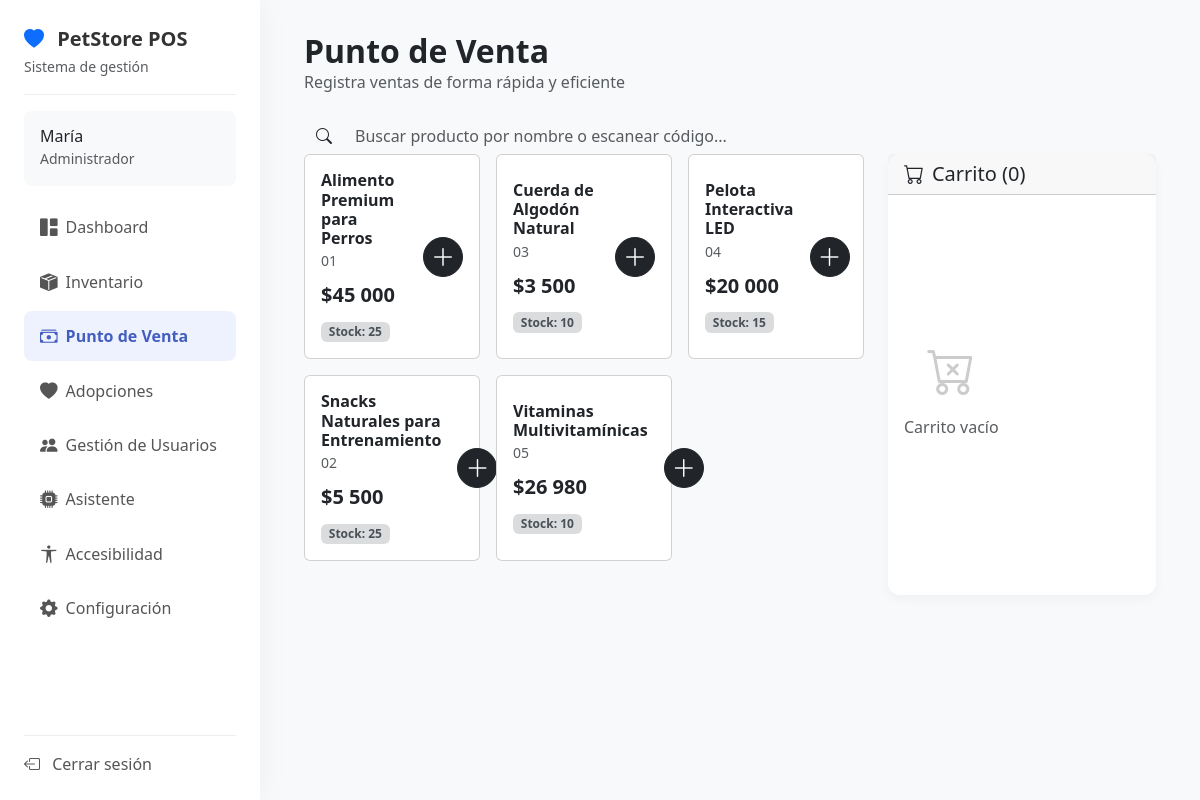
/es/dashboard/pos/ (signed in), run on the app's committed database.
### catalog/models.py (models this page shows, shortened)
class Product(models.Model):
    sku = models.CharField(_("SKU"), max_length=3, unique=True)
    name = models.CharField(_("Nombre"), max_length=120)
    category = models.CharField(_("Categoría"), max_length=8, choices=Category.choices)
    price = models.DecimalField(_("Precio"), max_digits=10, decimal_places=2)
    stock = models.PositiveIntegerField(_("Stock"), default=0)
    description = models.TextField(_("Descripción"), blank=True)
    image = models.ImageField(_("Imagen"), upload_to="products/", blank=True, null=True)
    is_active = models.BooleanField(_("Activo"), default=True)
    created_at = models.DateTimeField(auto_now_add=True)
    class Meta:
        ordering = ["name"]

### dashboard/views.py (the view)
class DashboardPOSView(ListView):
    model = Product
    template_name = "dashboard/pos.html"
    context_object_name = "products"
    def get_queryset(self):
        queryset = super().get_queryset().filter(is_active=True, stock__gt=0)
        query = self.request.GET.get('q')
        if query:
            queryset = queryset.filter(
                models.Q(name__icontains=query) |
                models.Q(sku__icontains=query)
            )
        return queryset.order_by('name')
    def get_context_data(self, **kwargs):
        context = super().get_context_data(**kwargs)
        return context

### templates/dashboard/pos.html (shortened to what this page needs)
{% extends "dashboard/base.html" %}
{% load i18n %}
{% load humanize %}
{% block dashboard_content %}
    <div class="mb-4">
        <h2 class="fw-bold mb-0">{% trans "Punto de Venta" %}</h2>
        <p class="text-muted mb-0">{% trans "Registra ventas de forma rápida y eficiente" %}</p>
    </div>
    <div class_ ="card stat-card mb-4">
        <div class="card-body">
            <form method="get">
                <div class="input-group">
                    <span class="input-group-text bg-light border-0"><i class="bi bi-search"></i></span>
                    <input type="text" name="q" class="form-control bg-light border-0" placeholder="{% trans 'Buscar producto por nombre o escanear código...' %}" value="{{ request.GET.q }}">
                </div>
            </form>
        </div>
    </div>
    <div class="row g-4">
        <div class="col-lg-8">
            <div class="row g-3">
                {% for product in products %}
                <div class="col-md-6 col-xl-4">
                    <div class="card pos-product-card h-100">
                        <div class="card-body d-flex align-items-center">
                            <div class="flex-grow-1">
                                <h6 class="fw-bold mb-0 text-dark">{{ product.name }}</h6>
                                <small class="text-muted">{{ product.sku }}</small>
                                <div class="product-price mt-2 mb-2">${{ product.price|floatformat:0|intcomma }}</div>
                                <span class="badge bg-secondary bg-opacity-25 text-dark-emphasis">
                                    Stock: {{ product.stock }}
                                </span>
                            </div>
                            <div class="ms-3">
                                <button class="btn btn-dark pos-add-btn d-flex align-items-center justify-content-center">
                                    <i class="bi bi-plus-lg"></i>
                                </button>
                            </div>
                        </div>
                    </div>
                </div>
                {% empty %}
                <div class="col-12">
                    <div class="alert alert-info">
                        {% trans "No se encontraron productos activos o en stock." %}
                    </div>
                </div>
                {% endfor %}
            </div>
        </div>
        <div class="col-lg-4">
            <div class="card stat-card">
                <div class="card-header">
                    <h5 class="card-title mb-0">
                        <i class="bi bi-cart me-2"></i>{% trans "Carrito" %} (0)
                    </h5>
                </div>
                <div class="card-body pos-cart-body">
                    <div class="text-center">
                        <i class="bi bi-cart-x" style="font-size: 3rem; color: #ccc;"></i>
                        <p class="text-muted mt-2">{% trans "Carrito vacío" %}</p>
                    </div>
                </div>
                </div>
        </div>
    </div>
{% endblock %}

### templates/dashboard/base.html (shortened to what this page needs)
{% load static %} {% load i18n %}
<!DOCTYPE html>
<html lang="{{ request.LANGUAGE_CODE }}">
  <head>
    <link
      href="https://cdn.jsdelivr.net/npm/bootstrap@5.3.3/dist/css/bootstrap.min.css"
      rel="stylesheet"
    />
    <link
      href="https://cdn.jsdelivr.net/npm/bootstrap-icons@1.11.3/font/bootstrap-icons.css"
      rel="stylesheet"
    />
    <link rel="stylesheet" href="{% static 'css\dashboard\style.css' %}" />
  </head>
  <body class="dashboard-body">
    <nav class="sidebar">
      <div class="sidebar-header">
        <a class="navbar-brand" href="{% url 'dashboard:index' %}">
          <i class="bi bi-heart-fill me-2 text-primary"></i>
          <span class="fw-bold">PetStore POS</span>
        </a>
        <small class="text-muted">{% trans "Sistema de gestión" %}</small>
      </div>
      <div class="sidebar-user">
        <h6 class="mb-0">
          {{ request.user.first_name|default:request.user.username }}
        </h6>
        <small class="text-muted">{% trans "Administrador" %}</small>
      </div>
      <ul class="nav nav-pills flex-column sidebar-nav">
        <li class="nav-item">
          <a
            class="nav-link {% if request.resolver_match.url_name == 'index' %}active{% endif %}"
            href="{% url 'dashboard:index' %}"
          >
            <i class="bi bi-grid-1x2-fill me-2"></i> {% trans "Dashboard" %}
          </a>
        </li>
        <li class="nav-item">
          <a
            class="nav-link {% if request.resolver_match.url_name == 'inventario' %}active{% endif %}"
            href="{% url 'dashboard:inventario' %}"
          >
            <i class="bi bi-box-seam-fill me-2"></i> {% trans "Inventario" %}
          </a>
        </li>
        <li class="nav-item">
          <a class="nav-link {% if request.resolver_match.url_name == 'pos' %}active{% endif %}" href="{% url 'dashboard:pos' %}">
              <i class="bi bi-cash-stack me-2"></i> {% trans "Punto de Venta" %}
          </a>
      </li>
      <li class="nav-item">
          <a class="nav-link {% if request.resolver_match.url_name == 'adopciones' %}active{% endif %}" href="{% url 'dashboard:adopciones' %}">
              <i class="bi bi-heart-fill me-2"></i> {% trans "Adopciones" %}
          </a>
      </li>
        <li class="nav-item">
          <a class="nav-link {% if request.resolver_match.url_name == 'usuarios' %}active{% endif %}" href="{% url 'dashboard:usuarios' %}">
            <i class="bi bi-people-fill me-2"></i> {% trans "Gestión de Usuarios" %}
          </a>
        </li>
        <li class="nav-item">
          <a class="nav-link" href="#">
            <i class="bi bi-cpu-fill me-2"></i> {% trans "Asistente" %}
          </a>
        </li>
        <li class="nav-item">
          <a class="nav-link" href="{% url 'accessibility' %}">
            <i class="bi bi-universal-access me-2"></i> {% trans "Accesibilidad" %}
          </a>
        </li>
        <li class="nav-item">
          <a class="nav-link" href="#">
            <i class="bi bi-gear-fill me-2"></i> {% trans "Configuración" %}
          </a>
        </li>
      </ul>
      <div class="sidebar-footer">
        <a href="{% url 'accounts:logout' %}" class="nav-link">
          <i class="bi bi-box-arrow-left me-2"></i> {% trans "Cerrar sesión" %}
        </a>
      </div>
    </nav>
    <main class="main-content">
      <div class="container-fluid">
        {% block dashboard_content %}{% endblock %}
      </div>
    </main>
  </body>
</html>

### static/css/dashboard/style.css (style rules this page uses)
.dashboard-body { display: flex; background-color: #f8f9fa; }
.sidebar { width: 260px; height: 100vh; position: fixed; top: 0; left: 0; background-color: #ffffff; box-shadow: 0 0 30px rgba(0, 0, 0, 0.05); padding: 1.5rem; display: flex; flex-direction: column; }
.sidebar-header { padding-bottom: 1rem; border-bottom: 1px solid #eee; margin-bottom: 1rem; }
.sidebar-header .navbar-brand { font-size: 1.25rem; color: #333; }
.sidebar-user { padding: 1rem; background-color: #f8f9fa; border-radius: 0.5rem; margin-bottom: 1rem; }
.sidebar-nav { flex-grow: 1; }
.sidebar-nav .nav-item { margin-bottom: 0.25rem; }
.sidebar-nav .nav-link { color: #555; font-weight: 500; display: flex; align-items: center; padding: 0.75rem 1rem; border-radius: 0.5rem; }
.sidebar-nav .nav-link i { font-size: 1.1rem; }
.sidebar-nav .nav-link.active { background-color: #eef2ff; color: #435ebe; font-weight: 600; }
.sidebar-footer { border-top: 1px solid #eee; padding-top: 1rem; margin-top: 1rem; }
.sidebar-footer .nav-link { color: #555; font-weight: 500; }
.main-content { margin-left: 260px; flex-grow: 1; padding: 2rem; width: calc(100% - 260px); }
.stat-card { border: none; border-radius: 0.75rem; box-shadow: 0 4px 12px rgba(0, 0, 0, 0.04); }
.stat-card .card-body { display: flex; align-items: center; justify-content: space-between; }

### templates/dashboard/pos.html (style rules this page uses)
.pos-product-card { cursor: pointer; transition: transform 0.1s ease-in-out, box-shadow 0.1s ease-in-out; }
.pos-product-card .card-body { padding: 1rem; }
.pos-product-card .product-price { font-size: 1.25rem; font-weight: 600; color: var(--bs-dark); }
.pos-add-btn { width: 40px; height: 40px; border-radius: 50%; font-size: 1.5rem; line-height: 1; }
.pos-cart-body { min-height: 400px; display: flex; align-items: center; justify-content: center; }

### data on the page
Product: name "Alimento Premium para Perros", sku "01", price "45 000", stock "25"
Product: name "Cuerda de Algodón Natural", sku "03", price "3 500", stock "10"
Product: name "Pelota Interactiva LED", sku "04", price "20 000", stock "15"
Product: name "Snacks Naturales para Entrenamiento", sku "02", price "5 500", stock "25"
Product: name "Vitaminas Multivitamínicas", sku "05", price "26 980", stock "10"

### other printed values
{{ request.user.first_name|default:request.user.username }} "María"
